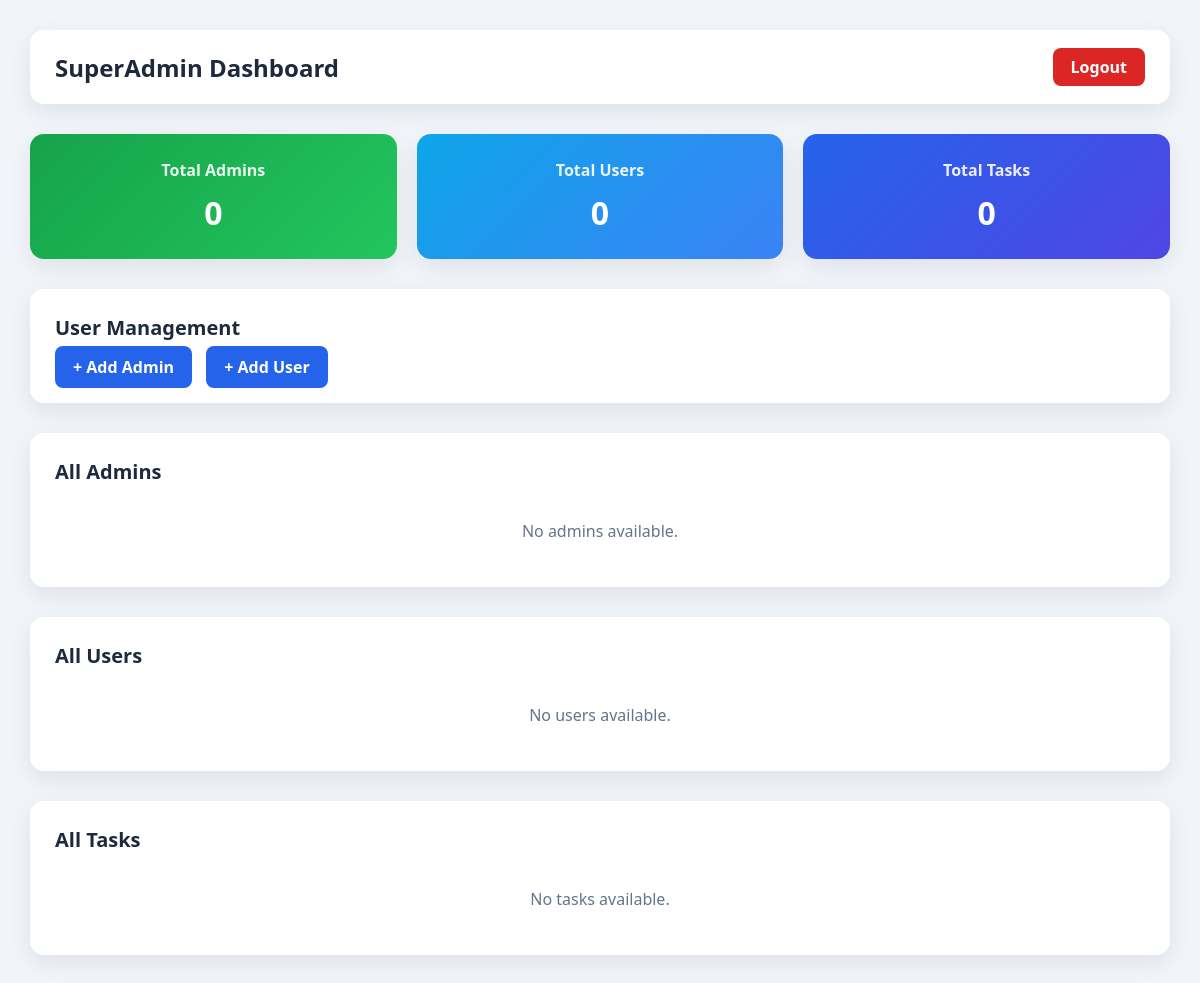
Page /nesa/dashboard/ (signed in) on the earlier database version.
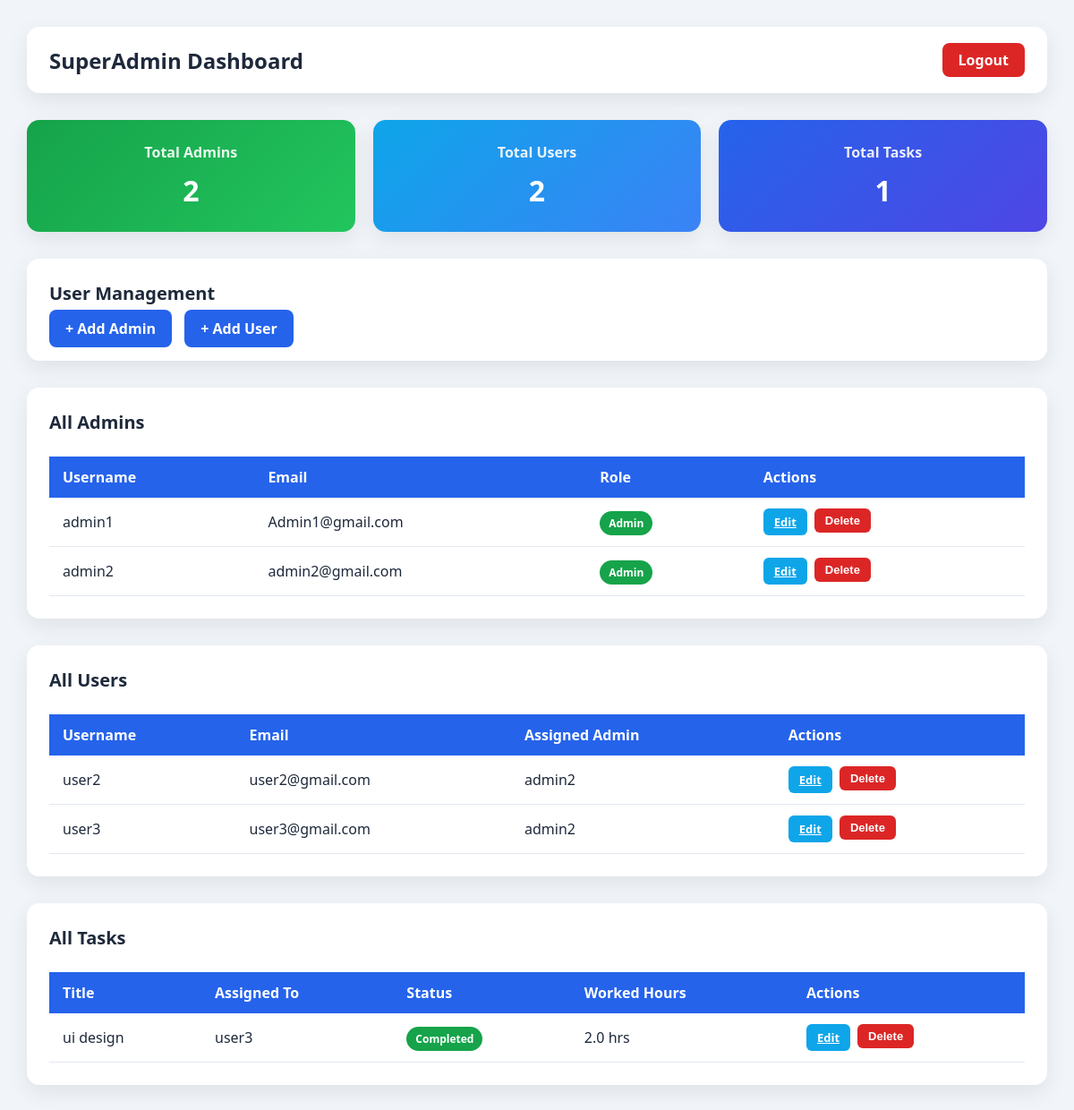
Same page on the later database version.
### taskapp/models.py (models this page shows, shortened)
class User(AbstractUser):
    ROLE_CHOICES = (
        ('SUPERADMIN', 'SuperAdmin'),
        ('ADMIN', 'Admin'),
        ('USER', 'User'),
    )
    role = models.CharField(
        max_length=20,
        choices=ROLE_CHOICES,
        default='USER'
    )
    created_by = models.ForeignKey(
        "self",
        null=True,
        blank=True,
        on_delete=models.SET_NULL,
        related_name="created_users"
    )
    assigned_admin = models.ForeignKey(
        "self",
        on_delete=models.SET_NULL,
        null=True,
        blank=True,
        related_name="users"
    )

class Task(models.Model):
    STATUS_CHOICES = (
        ('PENDING', 'Pending'),
        ('IN_PROGRESS', 'In Progress'),
        ('COMPLETED', 'Completed'),
    )
    title = models.CharField(max_length=255)
    description = models.TextField()
    assigned_to = models.ForeignKey(
        settings.AUTH_USER_MODEL,
        on_delete=models.CASCADE,
        related_name='tasks'
    )
    created_by = models.ForeignKey(
        settings.AUTH_USER_MODEL,
        on_delete=models.CASCADE,
        related_name='created_tasks'
    )
    due_date = models.DateField()
    status = models.CharField(
        max_length=20,
        choices=STATUS_CHOICES,
        default='PENDING'
    )
    completion_report = models.TextField(null=True, blank=True)
    worked_hours = models.FloatField(null=True, blank=True)

### taskapp/views.py (the view, shortened to what this page needs)
# urls.py: path('dashboard/',views.dashboard,name='adminpanel'),
@login_required
def dashboard(request):
    if request.user.role == "SUPERADMIN":
        admins = User.objects.filter(
            role="ADMIN",
            created_by=request.user
        )
        users = User.objects.filter(
            role="USER",
            assigned_admin__in=admins
        )
        tasks = Task.objects.filter(
            created_by=request.user
        )
        return render(
            request,
            "superadmin_dashboard.html",
            {
                "admins": admins,
                "users": users,
                "tasks": tasks
            }
        )
    return redirect("login")

### taskapp/templates/superadmin_dashboard.html (shortened to what this page needs)
<!DOCTYPE html>
<html lang="en">
<head>
</head>
<body>
<div class="top-bar">
    <h1>SuperAdmin Dashboard</h1>
    <a href="{% url 'logout' %}" class="logout-btn">Logout</a>
</div>
<div class="cards">
    <div class="card card-admins">
        <h3>Total Admins</h3>
        <span>{{ admins|length }}</span>
    </div>
    <div class="card card-users">
        <h3>Total Users</h3>
        <span>{{ users|length }}</span>
    </div>
    <div class="card card-tasks">
        <h3>Total Tasks</h3>
        <span>{{ tasks|length }}</span>
    </div>
</div>
<div class="section">
    <h2>User Management</h2>
    <a href="{% url 'create_admin' %}" class="btn-add">+ Add Admin</a>
    <a href="{% url 'create_user' %}" class="btn-add">+ Add User</a>
</div>
<div class="section">
    <h2>All Admins</h2>
    {% if admins %}
    <div class="table-wrapper">
        <table>
            <thead>
                <tr>
                    <th>Username</th>
                    <th>Email</th>
                    <th>Role</th>
                    <th>Actions</th>
                </tr>
            </thead>
            <tbody>
            {% for admin in admins %}
                <tr>
                    <td>{{ admin.username }}</td>
                    <td>{{ admin.email }}</td>
                    <td><span class="badge admin">Admin</span></td>
                    <td>
                        <div class="action-buttons">
                            <a href="{% url 'update_admin' admin.id %}" class="btn btn-edit">Edit</a>
                            {% if request.user.id != admin.id %}
                            <form method="POST" action="{% url 'delete_admin' admin.id %}">
                                <button type="submit" class="btn btn-delete"
                                    onclick="return confirm('Delete this admin?');">
                                    Delete
                                </button>
                            </form>
                            {% endif %}
                        </div>
                    </td>
                </tr>
            {% endfor %}
            </tbody>
        </table>
    </div>
    {% else %}
        <div class="empty">No admins available.</div>
    {% endif %}
</div>
<div class="section">
    <h2>All Users</h2>
    {% if users %}
    <div class="table-wrapper">
        <table>
            <thead>
                <tr>
                    <th>Username</th>
                    <th>Email</th>
                    <th>Assigned Admin</th>
                    <th>Actions</th>
                </tr>
            </thead>
            <tbody>
            {% for user in users %}
                {% if user.role == "USER" %}
                <tr>
                    <td>{{ user.username }}</td>
                    <td>{{ user.email }}</td>
                    <td>{{ user.assigned_admin.username|default:"-" }}</td>
                    <td>
                        <div class="action-buttons">
                            <a href="{% url 'update_user' pk=user.id %}" class="btn btn-edit">Edit</a>
                            {% if request.user.id != user.id %}
                            <form method="POST" action="{% url 'delete_user' user.id %}">
                                <button type="submit" class="btn btn-delete"
                                    onclick="return confirm('Delete this user?');">
                                    Delete
                                </button>
                            </form>
                            {% endif %}
                        </div>
                    </td>
                </tr>
                {% endif %}
            {% endfor %}
            </tbody>
        </table>
    </div>
    {% else %}
        <div class="empty">No users available.</div>
    {% endif %}
</div>
<div class="section">
    <h2>All Tasks</h2>
    {% if tasks %}
    <div class="table-wrapper">
        <table>
            <thead>
                <tr>
                    <th>Title</th>
                    <th>Assigned To</th>
                    <th>Status</th>
                    <th>Worked Hours</th>
                    <th>Actions</th>
                </tr>
            </thead>
            <tbody>
            {% for task in tasks %}
                <tr>
                    <td>{{ task.title }}</td>
                    <td>{{ task.assigned_to.username }}</td>
                    <td>
                        {% if task.status == "Completed" %}
                            <span class="badge completed">Completed</span>
                        {% elif task.status == "In Progress" %}
                            <span class="badge inprogress">In Progress</span>
                        {% else %}
                            <span class="badge pending">Pending</span>
                        {% endif %}
                    </td>
                    <td>{{ task.worked_hours|default:"-" }} hrs</td>
                    <td>
                        {% if request.user.role in "ADMIN SUPERADMIN" %}
                        <div class="action-buttons">
                            <a href="{% url 'task_update' task.pk %}" class="btn btn-edit">Edit</a>
                            <form method="POST" action="{% url 'task_delete' task.pk %}">
                                <button type="submit" class="btn btn-delete"
                                    onclick="return confirm('Delete this task?');">
                                    Delete
                                </button>
                            </form>
                        </div>
                        {% endif %}
                    </td>
                </tr>
            {% endfor %}
            </tbody>
        </table>
    </div>
    {% else %}
        <div class="empty">No tasks available.</div>
    {% endif %}
</div>
</body>
</html>

### taskapp/templates/superadmin_dashboard.html (style rules this page uses)
:root { --primary: #2563eb; --success: #16a34a; --danger: #dc2626; --warning: #f59e0b; --info: #0ea5e9; --bg: #f1f5f9; --card-bg: #ffffff; --text-dark: #1e293b; --text-light: #64748b; --radius: 14px; --shadow: 0 8px 25px rgba(0,0,0,0.08); }
* { margin: 0; padding: 0; box-sizing: border-box; }
body { font-family: "Segoe UI", Roboto, sans-serif; background: var(--bg); padding: 30px; color: var(--text-dark); }
.top-bar { display: flex; justify-content: space-between; align-items: center; background: white; padding: 18px 25px; border-radius: var(--radius); box-shadow: var(--shadow); margin-bottom: 30px; }
.top-bar h1 { font-size: 24px; font-weight: 600; }
.logout-btn { background: var(--danger); padding: 8px 18px; color: white; text-decoration: none; border-radius: 8px; font-weight: 600; transition: 0.3s; }
.cards { display: grid; grid-template-columns: repeat(auto-fit, minmax(220px, 1fr)); gap: 20px; margin-bottom: 30px; }
.card { padding: 25px; border-radius: var(--radius); color: white; text-align: center; box-shadow: var(--shadow); transition: 0.3s; }
.card h3 { font-size: 16px; margin-bottom: 10px; opacity: 0.9; }
.card span { font-size: 32px; font-weight: bold; }
.card-admins { background: linear-gradient(135deg, #16a34a, #22c55e); }
.card-users { background: linear-gradient(135deg, #0ea5e9, #3b82f6); }
.card-tasks { background: linear-gradient(135deg, #2563eb, #4f46e5); }
.section { background: var(--card-bg); padding: 25px; border-radius: var(--radius); box-shadow: var(--shadow); margin-bottom: 30px; }
.section h2 { margin-bottom: 15px; font-size: 20px; font-weight: 600; }
.btn-add { padding: 10px 18px; background: var(--primary); color: white; text-decoration: none; border-radius: 8px; font-weight: 600; margin-right: 10px; transition: 0.3s; }
.action-buttons { display: flex; gap: 8px; }
.btn { padding: 6px 12px; border-radius: 6px; font-size: 13px; font-weight: 600; border: none; cursor: pointer; color: white; transition: 0.3s; }
.btn-edit { background: var(--info); }
.btn-delete { background: var(--danger); }
.table-wrapper { overflow-x: auto; }
table { width: 100%; border-collapse: collapse; margin-top: 10px; }
th, td { padding: 12px 15px; text-align: left; }
thead { background: var(--primary); color: white; }
th { position: sticky; top: 0; }
tbody tr { border-bottom: 1px solid #e2e8f0; transition: 0.2s; }
.badge { padding: 5px 10px; border-radius: 20px; font-size: 12px; font-weight: 600; color: white; }
.admin { background: var(--success); }
.completed { background: var(--success); }

Differences in the rows shown:
added User: username "admin1", email "Admin1@gmail.com", shows "Delete", shown under "All Admins"
added User: username "admin2", email "admin2@gmail.com", shows "Delete", shown under "All Admins"
added User: username "user2", email "user2@gmail.com", assigned_admin.username "admin2", shows "Delete", shown under "All Users"
added User: username "user3", email "user3@gmail.com", assigned_admin.username "admin2", shows "Delete", shown under "All Users"
added Task: title "ui design", assigned_to.username "user3", status "Completed", worked_hours "2.0"
Other differences:
{{ admins|length }}: "0" → "2"
{{ users|length }}: "0" → "2"
{{ tasks|length }}: "0" → "1"
text no longer shown: "No admins available. No users available. No tasks available."
text now shown: "Username Email Role Actions Username Email Assigned Admin Actions Title Assigned To Status Worked Hours Actions"
